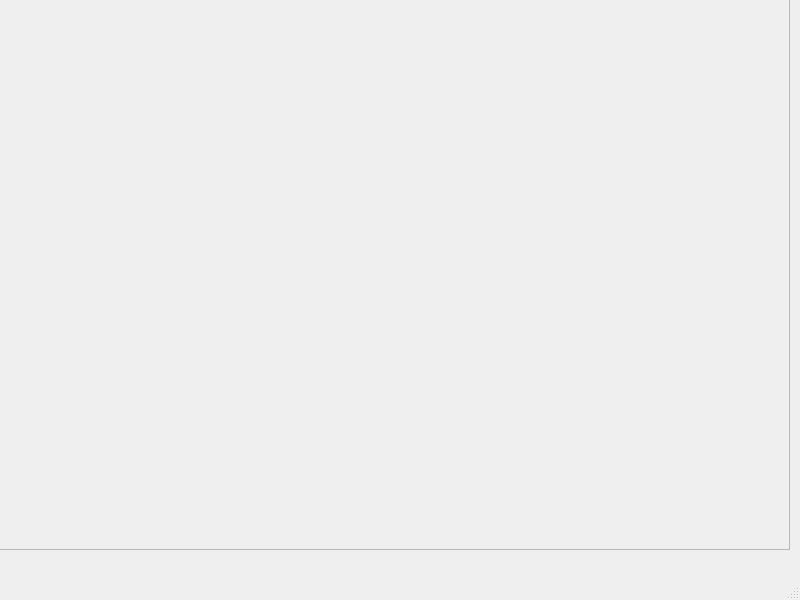
<?xml version="1.0" encoding="UTF-8"?>
<ui version="4.0">
 <class>MainWindow</class>
 <widget class="QMainWindow" name="MainWindow">
  <property name="geometry">
   <rect>
    <x>0</x>
    <y>0</y>
    <width>800</width>
    <height>600</height>
   </rect>
  </property>
  <property name="windowTitle">
   <string>MainWindow</string>
  </property>
  <widget class="QWidget" name="centralwidget">
   <widget class="QFrame" name="frame">
    <property name="geometry">
     <rect>
      <x>-1</x>
      <y>-1</y>
      <width>791</width>
      <height>551</height>
     </rect>
    </property>
    <property name="frameShape">
     <enum>QFrame::StyledPanel</enum>
    </property>
    <property name="frameShadow">
     <enum>QFrame::Raised</enum>
    </property>
   </widget>
  </widget>
  <widget class="QMenuBar" name="menubar">
   <property name="geometry">
    <rect>
     <x>0</x>
     <y>0</y>
     <width>800</width>
     <height>29</height>
    </rect>
   </property>
  </widget>
  <widget class="QStatusBar" name="statusbar"/>
 </widget>
 <resources/>
 <connections/>
</ui>
